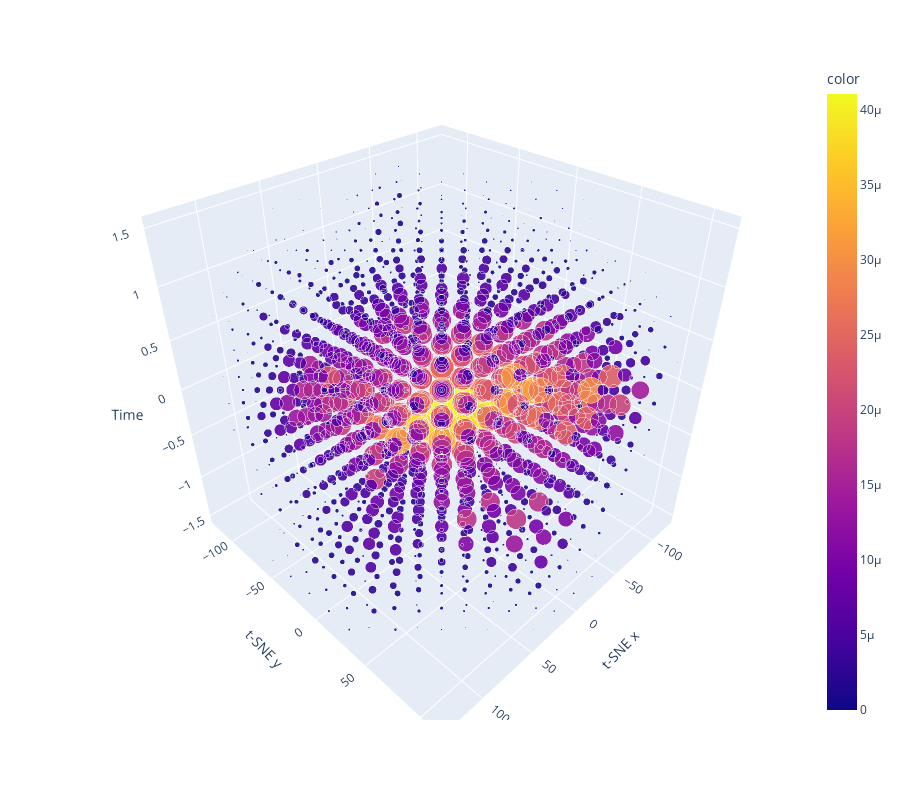

Notebook code for this chart:
### Code cell
g2 = gaussian_kde(np.vstack([tx, ty, y2]))
c2 = g2(np.vstack([g2x, g2y, g2z]))
px.scatter_3d(x=g2x, y=g2y, z=g2z, color=c2, opacity=0.9, size=c2, size_max=30, height=800,
             labels={'x':'t-SNE x', 'y':'t-SNE y','z':'Time'})

### Figure 1 — Plotly figure (JSON) as saved in the notebook; plotly's stock layout.template omitted (floating-point values rounded to 4 significant figures; data arrays with more than 128 entries replaced by an {"elided": "..."} marker saying what was removed)
{"data": [{"hovertemplate": "t-SNE x=%{x}<br>t-SNE y=%{y}<br>Time=%{z}<br>size=%{marker.size}<br>color=%{marker.color}<extra></extra>", "legendgroup": "", "marker": {"color": {"elided": "1728 float values"}, "coloraxis": "coloraxis", "opacity": 0.9, "size": {"elided": "1728 float values"}, "sizemode": "area", "sizeref": 4.56e-08, "symbol": "circle"}, "mode": "markers", "name": "", "scene": "scene", "showlegend": false, "type": "scatter3d", "x": {"elided": "1728 float values"}, "y": {"elided": "1728 float values"}, "z": {"elided": "1728 float values"}}], "layout": {"coloraxis": {"colorbar": {"title": {"text": "color"}}, "colorscale": [[0, "#0d0887"], [0.1111, "#46039f"], [0.2222, "#7201a8"], [0.3333, "#9c179e"], [0.4444, "#bd3786"], [0.5556, "#d8576b"], [0.6667, "#ed7953"], [0.7778, "#fb9f3a"], [0.8889, "#fdca26"], [1, "#f0f921"]]}, "height": 800, "legend": {"itemsizing": "constant", "tracegroupgap": 0}, "margin": {"t": 60}, "scene": {"domain": {"x": [0, 1], "y": [0, 1]}, "xaxis": {"title": {"text": "t-SNE x"}}, "yaxis": {"title": {"text": "t-SNE y"}}, "zaxis": {"title": {"text": "Time"}}}}}
